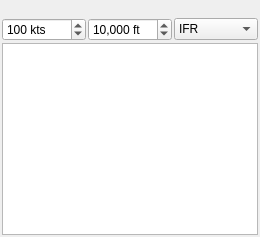
  <widget class="QDockWidget" name="dockWidgetRoute">
   <property name="windowIcon">
    <iconset resource="../../littlenavmap.qrc">
     <normaloff>:/littlenavmap/resources/icons/routedock.svg</normaloff>:/littlenavmap/resources/icons/routedock.svg</iconset>
   </property>
   <property name="windowTitle">
    <string>Flight Plan</string>
   </property>
   <attribute name="dockWidgetArea">
    <number>1</number>
   </attribute>
   <widget class="QWidget" name="dockWidgetContentsRoute">
    <layout class="QVBoxLayout" name="verticalLayout_3">
     <property name="spacing">
      <number>2</number>
     </property>
     <property name="leftMargin">
      <number>2</number>
     </property>
     <property name="topMargin">
      <number>2</number>
     </property>
     <property name="rightMargin">
      <number>2</number>
     </property>
     <property name="bottomMargin">
      <number>2</number>
     </property>
     <item>
      <widget class="QLabel" name="labelRouteInfo">
       <property name="text">
        <string/>
       </property>
       <property name="wordWrap">
        <bool>true</bool>
       </property>
       <property name="textInteractionFlags">
        <set>Qt::LinksAccessibleByMouse|Qt::TextSelectableByMouse</set>
       </property>
      </widget>
     </item>
     <item>
      <layout class="QHBoxLayout" name="horizontalLayout">
       <property name="spacing">
        <number>2</number>
       </property>
       <property name="topMargin">
        <number>0</number>
       </property>
       <property name="rightMargin">
        <number>0</number>
       </property>
       <item>
        <widget class="QSpinBox" name="spinBoxRouteSpeed">
         <property name="toolTip">
          <string>Estimated ground speed for the flight plan that will be used to calculate travelling times</string>
         </property>
         <property name="statusTip">
          <string>Estimated ground speed for the flight plan that will be used to calculate travelling times</string>
         </property>
         <property name="showGroupSeparator" stdset="0">
          <bool>true</bool>
         </property>
         <property name="suffix">
          <string> kts</string>
         </property>
         <property name="minimum">
          <number>30</number>
         </property>
         <property name="maximum">
          <number>1000</number>
         </property>
         <property name="singleStep">
          <number>10</number>
         </property>
         <property name="value">
          <number>100</number>
         </property>
        </widget>
       </item>
       <item>
        <widget class="QSpinBox" name="spinBoxRouteAlt">
         <property name="toolTip">
          <string>Flight plan altitude which is also used to calculate a flight plan based on given altitude</string>
         </property>
         <property name="statusTip">
          <string>Flight plan altitude which is also used to calculate flight plan based on given altitude</string>
         </property>
         <property name="showGroupSeparator" stdset="0">
          <bool>true</bool>
         </property>
         <property name="suffix">
          <string> ft</string>
         </property>
         <property name="minimum">
          <number>0</number>
         </property>
         <property name="maximum">
          <number>80000</number>
         </property>
         <property name="singleStep">
          <number>500</number>
         </property>
         <property name="value">
          <number>10000</number>
         </property>
        </widget>
       </item>
       <item>
        <widget class="QComboBox" name="comboBoxRouteType">
         <property name="toolTip">
          <string>VFR (Visual Flight Rules) or IFR (Instrument Flight Rules) for flight plan</string>
         </property>
         <property name="statusTip">
          <string>VFR (Visual Flight Rules) or IFR (Instrument Flight Rules) for flight plan</string>
         </property>
         <item>
          <property name="text">
           <string>IFR</string>
          </property>
         </item>
         <item>
          <property name="text">
           <string>VFR</string>
          </property>
         </item>
        </widget>
       </item>
      </layout>
     </item>
     <item>
      <widget class="QTableView" name="tableViewRoute">
       <property name="font">
        <font>
         <pointsize>9</pointsize>
        </font>
       </property>
       <property name="editTriggers">
        <set>QAbstractItemView::NoEditTriggers</set>
       </property>
       <property name="tabKeyNavigation">
        <bool>false</bool>
       </property>
       <property name="showDropIndicator" stdset="0">
        <bool>false</bool>
       </property>
       <property name="dragEnabled">
        <bool>false</bool>
       </property>
       <property name="dragDropOverwriteMode">
        <bool>false</bool>
       </property>
       <property name="dragDropMode">
        <enum>QAbstractItemView::NoDragDrop</enum>
       </property>
       <property name="defaultDropAction">
        <enum>Qt::IgnoreAction</enum>
       </property>
       <property name="alternatingRowColors">
        <bool>true</bool>
       </property>
       <property name="selectionMode">
        <enum>QAbstractItemView::ExtendedSelection</enum>
       </property>
       <property name="selectionBehavior">
        <enum>QAbstractItemView::SelectRows</enum>
       </property>
       <property name="horizontalScrollMode">
        <enum>QAbstractItemView::ScrollPerPixel</enum>
       </property>
       <property name="wordWrap">
        <bool>false</bool>
       </property>
       <property name="cornerButtonEnabled">
        <bool>true</bool>
       </property>
       <attribute name="horizontalHeaderMinimumSectionSize">
        <number>5</number>
       </attribute>
       <attribute name="horizontalHeaderShowSortIndicator" stdset="0">
        <bool>false</bool>
       </attribute>
       <attribute name="verticalHeaderCascadingSectionResizes">
        <bool>true</bool>
       </attribute>
       <attribute name="verticalHeaderMinimumSectionSize">
        <number>23</number>
       </attribute>
      </widget>
     </item>
    </layout>
   </widget>
  </widget>
